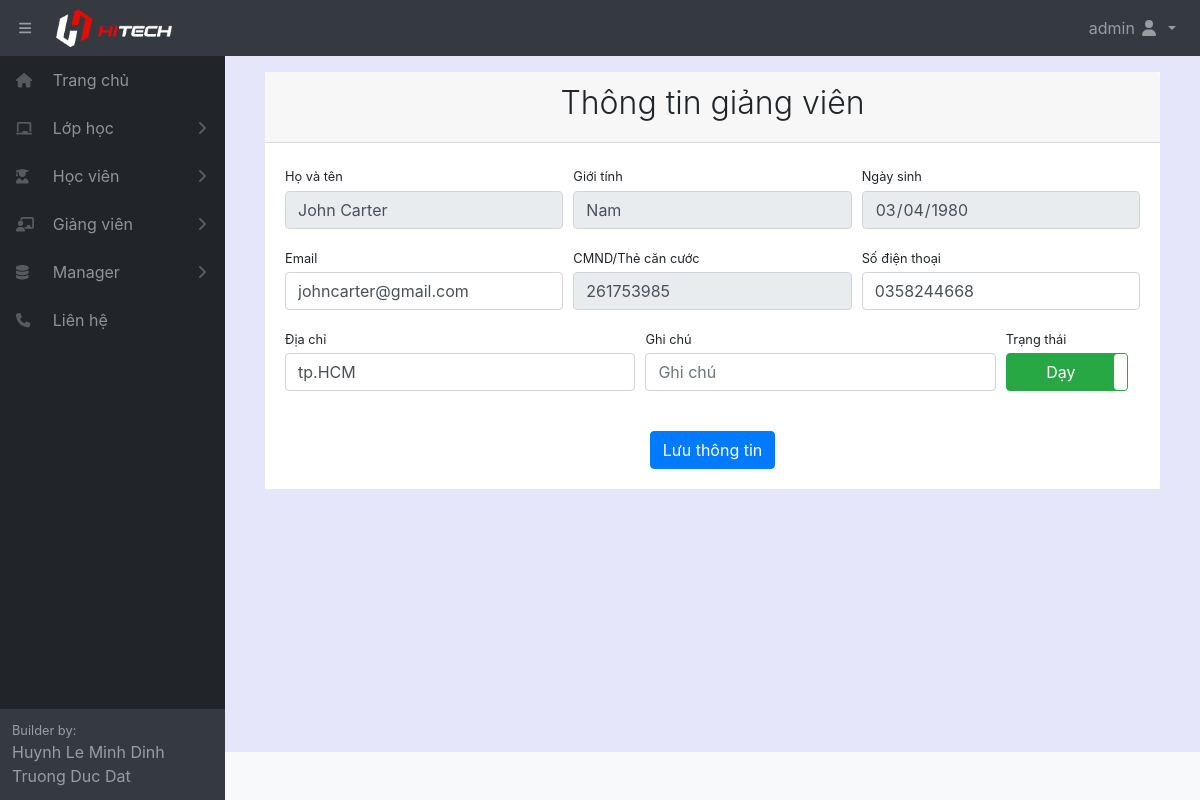
Screenshot of /teacher/1/ (signed in) with the database file from the repository.
### home/models.py (models this page shows, shortened)
class Teacher(models.Model):
    fullname = models.CharField(max_length=100, verbose_name="Tên giáo viên")
    gender = models.ForeignKey(Gender, null= True, on_delete=models.SET_NULL)
    birthday = models.DateField(verbose_name="Ngày sinh")
    identity_card = models.CharField(max_length=100, null = True, blank=True, verbose_name="CMND")
    phonenumber = models.CharField(max_length=100, null = True, blank=True, verbose_name="SDT")
    email = models.CharField(max_length=100, null = True, blank=True, verbose_name="Email")
    adress = models.CharField(max_length=300, null = True, blank=True, verbose_name="Địa chỉ")
    create_date = models.DateField(auto_now_add=True, verbose_name="Ngày tạo thông tin")
    note = models.CharField(max_length=300, null = True, blank=True, verbose_name="Ghi chú")
    active = models.BooleanField(default=True, verbose_name="Trạng thái")
    class Meta:
        ordering =["fullname"]
        verbose_name_plural = "Giáo viên"

class Gender(models.Model):
    name = models.CharField(max_length=5, verbose_name="Giới tính")
    def __str__(self):
        return  self.name
    class Meta:
        ordering =["name"]
        verbose_name_plural = "Giới tính"

### home/views.py (the view)
# urls.py: path('teacher/<int:pk>/',views.detailTeacher,name='detailteacher'),
@login_required(login_url='login')
def detailTeacher(request,pk):
    teacher = Teacher.objects.get(pk=pk)
    gender = Gender.objects.all()
    form = UpdateTeacherForm(instance=teacher)
    if request.method == 'POST':
        form = UpdateTeacherForm(request.POST, instance=teacher)
        if form.is_valid():
            form.save()
            return redirect('listteacher')
    context = {'form':form, 'teacher':teacher, 'gender': gender}
    return render(request,'teacher/detailTeacher.html',context)

### home/forms.py
class UpdateTeacherForm(ModelForm):
    class Meta:
        model = Teacher
        fields = 'email','phonenumber','adress','note','active'

### home/templates/teacher/detailTeacher.html (shortened to what this page needs)
{% extends "pages/base.html" %}
{% block content %}
{% load static %}
<div class="card-header">
    <h2 class="text-center font-weight-light">Thông tin giảng viên</h2>
</div>
<div class="card-body">
    <form action="" method="POST">
        <div class="form-row">
            <div class="col-md-4">
                <label class="small mb-1" for="id_fullname">Họ và tên</label>
                <div class="form-group">
                    <input class="form-control" value="{{ teacher.fullname }}" disabled name="fullname" id="id_fullname" type="text" />
                </div>
            </div>
            <div class="col-md-4">
                <label class="small mb-1" for="id_gender">Giới tính</label>
                <div class="form-group">
                    <input class="form-control" value="{{ teacher.gender }}" disabled name="gender" id="id_gender" type="text" />
                </div>
            </div>
            <div class="col-md-4">
                <label class="small mb-1" for="id_birthday">Ngày sinh</label>
                <div class="form-group">
                    <input class="form-control" value="{{ teacher.birthday|date:"Y-m-d" }}" disabled name="birthday" required id="id_birthday" type="date" />
                </div>
            </div>
        </div>
        <div class="form-row">
            <div class="col-md-4">
                <label class="small mb-1" for="id_email">Email</label>
                <div class="form-group">
                    <input class="form-control" value="{{ teacher.email }}" name="email"
                    required id="id_email" type="email" placeholder="Nhập email giảng viên" />
                </div>
            </div>
            <div class="col-md-4">
                <label class="small mb-1" for="id_identity_card">CMND/Thẻ căn cước</label>
                <div class="form-group">
                    <input class="form-control" value="{{ teacher.identity_card }}" disabled name="identity_card" required id="id_identity_card" type="text" placeholder="Nhập CMND giảng viên" />
                </div>
            </div>
            <div class="col-md-4">
                <label class="small mb-1" for="id_phonenumber">Số điện thoại</label>
                <div class="form-group">
                    <input class="form-control" value="{{ teacher.phonenumber }}" name="phonenumber"
                    required id="id_phonenumber" type="text" placeholder="Nhập số điện thoại giảng viên" /></div>
            </div>
        </div>
        <div class="form-row">
            <div class="col-md-5">
                <label class="small mb-1" for="id_adress">Địa chỉ</label>
                <div class="form-group">
                    <input class="form-control" value="{{ teacher.adress }}" name="adress"
                    required id="id_adress" type="text" placeholder="Nhập địa chỉ giảng viên" />
                </div>
            </div>
            <div class="col-md-5">
                <label class="small mb-1" for="inputNote">Ghi chú</label>
                <div class="form-group">
                    <input class="form-control" name="note" id="inputNote"
                    type="text" placeholder="Ghi chú" />
                </div>
            </div>
            <div class="col-md-2">
                <label class="small mb-1" for="inputActive">Trạng thái</label>
                <div class="form-group">
                </div>
            </div>
        </div>
        <div class="form-group d-flex align-items-center justify-content-between mt-4 mb-0">
            {% if request.user.is_staff %}
            <input type="submit" value="Lưu thông tin" class="btn btn-primary" style="margin-left: auto; margin-right: auto;">
            {% endif %}
        </div>
    </form>
</div>
{% endblock content %}

### home/templates/pages/base.html (shortened to what this page needs)
<!DOCTYPE html>
<html lang="en">
{% load staticfiles %}
<head>
    <link href="{% static '/fullcalendar/core/main.css' %}" rel='stylesheet' />
    <link href="{% static '/fullcalendar/daygrid/main.css' %}" rel='stylesheet' />
    <link href="{% static '/css/styles.css' %}" rel="stylesheet" />
    <link href="{% static '/css/dataTables.bootstrap4.min.css' %}" rel="stylesheet" />
</head>
<body class="sb-nav-fixed">
    <nav class="sb-topnav navbar navbar-expand navbar-dark bg-dark">
        <button class="btn btn-link btn-sm order-1 order-lg-0" id="sidebarToggle" href="#" style="margin-left: 10px;">
            <i class="fas fa-bars"></i></button>
        <a class="navbar-brand" href="{% url 'home' %}">
            <img src="/static/images/Logo-row-Light.png" alt="" style="width: 60%;">
        </a>
        <ul class="navbar-nav ml-auto ml-md-0">
            <li class="nav-item dropdown">
                <a class="nav-link dropdown-toggle" id="userDropdown" href="#" role="button" data-toggle="dropdown"
                    aria-haspopup="true" aria-expanded="false">
                    {{user.first_name}} {{user.last_name}}
                    <i class="fas fa-user fa-fw"></i>
                </a>
            </li>
        </ul>
    </nav>
    <div id="layoutSidenav">
        <div id="layoutSidenav_nav">
            <nav class="sb-sidenav accordion sb-sidenav-dark" id="sidenavAccordion">
                <div class="sb-sidenav-menu">
                    <div class="nav">
                        <a class="nav-link" href="{% url 'home' %}">
                            <div class="sb-nav-link-icon" style="width: 2em;">
                                <i class="fas fa-home"></i>
                            </div>
                            Trang chủ
                        </a>
                        <a class="nav-link collapsed" href="#" data-toggle="collapse" data-target="#collapseClass"
                            aria-expanded="false" aria-controls="collapseClass">
                            <div class="sb-nav-link-icon" style="width: 2em;">
                                <i class="fas fa-chalkboard"></i>
                            </div>
                            Lớp học
                            <div class="sb-sidenav-collapse-arrow">
                                <i class="fas fa-angle-down"></i>
                            </div>
                        </a>
                        <a class="nav-link collapsed" href="#" data-toggle="collapse" data-target="#collapseStudent"
                            aria-expanded="false" aria-controls="collapseStudent">
                            <div class="sb-nav-link-icon" style="width: 2em;">
                                <i class="fas fa-user-graduate"></i>
                            </div>
                            Học viên
                            <div class="sb-sidenav-collapse-arrow">
                                <i class="fas fa-angle-down"></i>
                            </div>
                        </a>
                        <a class="nav-link collapsed" href="#" data-toggle="collapse" data-target="#collapseTeacher"
                            aria-expanded="false" aria-controls="collapseTeacher">
                            <div class="sb-nav-link-icon" style="width: 2em;">
                                <i class="fas fa-chalkboard-teacher"></i>
                            </div>
                            Giảng viên
                            <div class="sb-sidenav-collapse-arrow">
                                <i class="fas fa-angle-down"></i>
                            </div>
                        </a>
                        {% if request.user.is_staff %}
                        <a class="nav-link collapsed" href="#" data-toggle="collapse" data-target="#collapseManager"
                            aria-expanded="false" aria-controls="collapseManager">
                            <div class="sb-nav-link-icon" style="width: 2em;">
                                <i class="fas fa-database"></i>
                            </div>
                            Manager
                            <div class="sb-sidenav-collapse-arrow">
                                <i class="fas fa-angle-down"></i>
                            </div>
                        </a>
                        {% endif %}
                        <a class="nav-link" href="{% url 'contact' %}">
                            <div class="sb-nav-link-icon" style="width: 2em;">
                                <i class="fas fa-phone"></i>
                            </div>
                            Liên hệ
                        </a>
                    </div>
                </div>
                <div class="sb-sidenav-footer">
                    <div class="small">Builder by:</div>
                    <div>Huynh Le Minh Dinh</div>
                    <div>Truong Duc Dat</div>
                </div>
            </nav>
        </div>
        <div id="layoutSidenav_content" style="background-color: lavender;">
            <main>
                <div class="container-fluid">
                    <div style="margin: 1em; background-color: white;">
                        {% block content %}{% endblock %}
                    </div>
                </div>
            </main>
            <footer class="py-4 bg-light mt-auto">
            </footer>
        </div>
    </div>
</body>
</html>

### rows the page displays
Teacher: fullname "John Carter", gender "Nam", birthday "03/04/1980", email "johncarter@gmail.com", identity_card "261753985", phonenumber "0358244668", adress "tp.HCM"

### other values shown
{{ user.first_name }} "admin"
